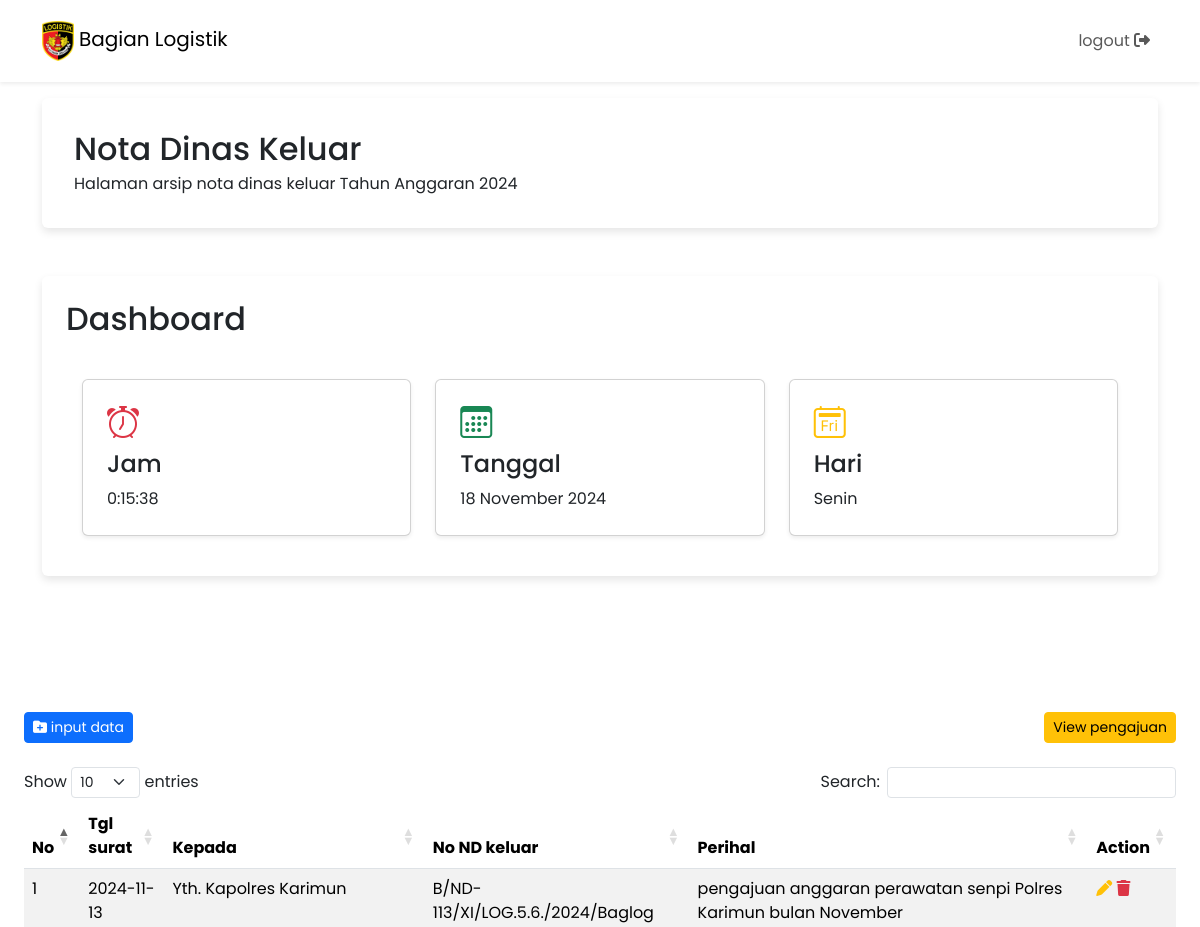
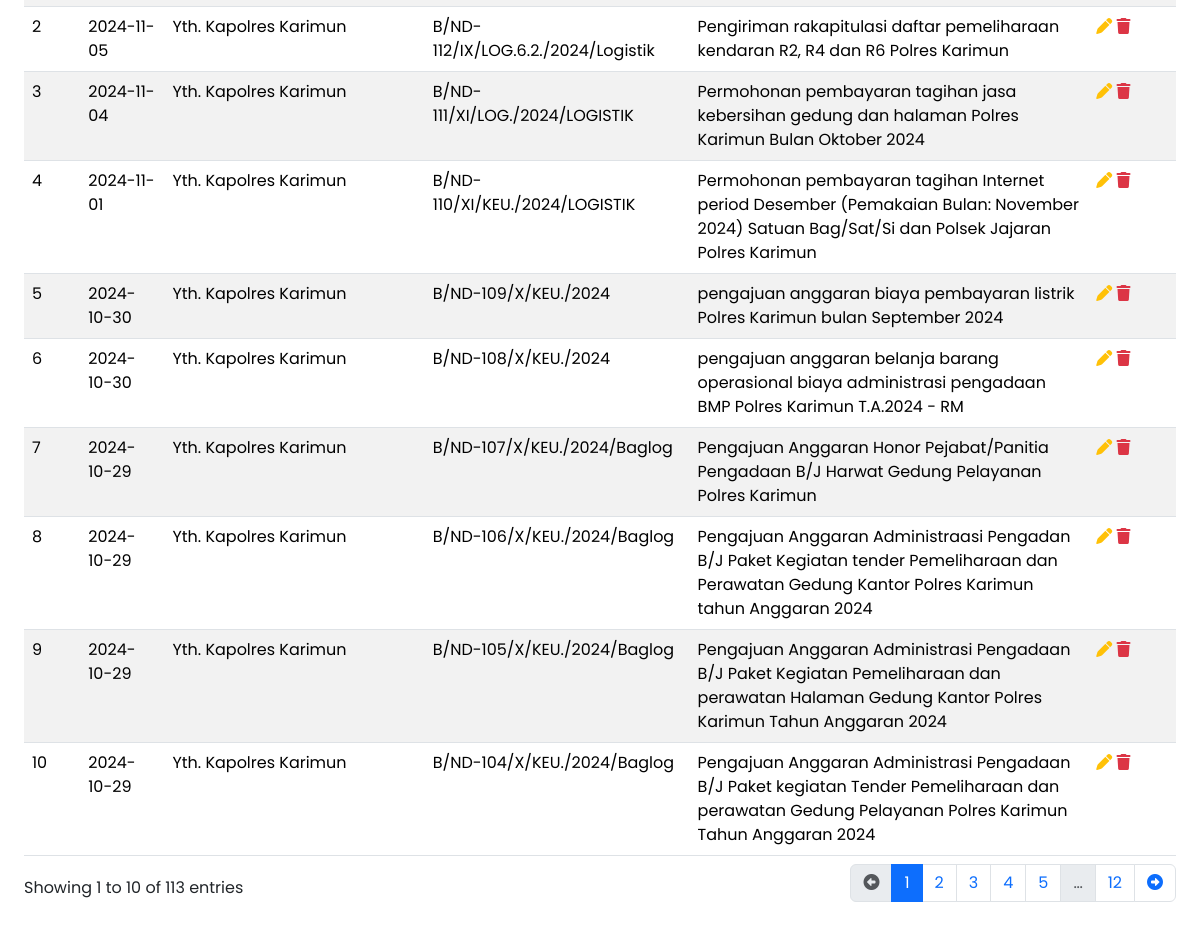
The app's page /index.php (signed in) with its own data (2 pictures, top to bottom).
### tables this page shows
CREATE TABLE `mahasiswa` (
  `id` int(11) NOT NULL,
  `kepada` varchar(100) DEFAULT NULL,
  `perihal` char(250) DEFAULT NULL,
  `no_ndkeluar` varchar(100) DEFAULT NULL,
  `tanggal` varchar(100) DEFAULT NULL
);

### functions.php (called while the page is built, shortened)
<?php
$host = 'junction.proxy.rlwy.net';
$port = 28645;
$username = 'root';
$password = 'YxKlNJHYvaJBMQpwTmFEvzVItGYywLCz';
$database = 'railway';
$conn = mysqli_connect($host, $username, $password, $database, $port);
function query($query)
{
    global $conn;
    $result = mysqli_query($conn, $query);
    $rows = [];
    while ($row = mysqli_fetch_assoc($result)) {
        $rows[] = $row;
    }
    return $rows;
}

### index.php (the view, shortened to what this page needs)
<?php
require 'functions.php';
$mahasiswa = query("SELECT * FROM mahasiswa ORDER BY id DESC");
?>
<!DOCTYPE html>
<html lang="en">
<head>
    <link href="https://cdn.jsdelivr.net/npm/bootstrap@5.3.2/dist/css/bootstrap.min.css" rel="stylesheet">
    <link rel="stylesheet" href="https://cdn.datatables.net/1.11.5/css/dataTables.bootstrap5.min.css">
    <link rel="stylesheet" href="https://cdn.datatables.net/buttons/2.2.2/css/buttons.bootstrap5.min.css">
    <link rel="stylesheet" href="style.css">
    <link rel="stylesheet" href="https://cdn.jsdelivr.net/npm/bootstrap-icons@1.11.2/font/bootstrap-icons.min.css">
</head>
<body>
    <nav class="navbar navbar-expand-lg navbar-light shadow-sm p-3 mb-3">
        <div class="container">
            <a class="navbar-brand" href="#">
                <img src="img/logo.png" alt="Logo" height="40">
                Bagian Logistik
            </a>
            <div class="collapse navbar-collapse justify-content-end" id="navbarNav">
                <ul class="navbar-nav">
                    <li class="nav-item">
                        <a class="nav-link" href="logout.php">logout <i class="fa-solid fa-right-from-bracket"></i></a>
                    </li>
                </ul>
            </div>
        </div>
    </nav>
    <div class="container">
        <div class="card jumbotron p-3">
            <div class="card-body">
                <div class="row">
                    <div class="col-md-8">
                        <h2 class="card-title">Nota Dinas Keluar</h2>
                        <p class="card-subtitle">Halaman arsip nota dinas keluar Tahun Anggaran 2024</p>
                    </div>
                    <div class="col-md-4">
                    </div>
                </div>
            </div>
        </div>
    </div>
    <section>
        <div class="container mt-5">
            <div class="card kartu p-2 mb-3 rounded">
                <div class="card-body">
                    <h2 class="card-title">Dashboard</h2>
                    <div class="row p-3">
                        <div class="col-md-4">
                            <div class="card p-2 shadow-sm bg-body mt-3">
                                <div class="card-body">
                                    <h2 class="text-danger"><i class="bi bi-alarm"></i></h2>
                                    <h4 class="card-title">Jam</h4>
                                    <p class="card-text" id="clock">00</p>
                                </div>
                            </div>
                        </div>
                        <div class="col-md-4">
                            <div class="card p-2 shadow-sm bg-body mt-3">
                                <div class="card-body">
                                    <h2 class="text-success"><i class="bi bi-calendar3"></i></h2>
                                    <h4 class="card-title">Tanggal</h4>
                                    <p class="card-text" id="date">00</p>
                                </div>
                            </div>
                        </div>
                        <div class="col-md-4">
                            <div class="card p-2 shadow-sm bg-body mt-3">
                                <div class="card-body">
                                    <h2 class="text-warning"><i class="bi bi-calendar2-day"></i></h2>
                                    <h4 class="card-title">Hari</h4>
                                    <p class="card-text" id="day">00</p>
                                </div>
                            </div>
                        </div>
                    </div>
                </div>
            </div>
        </div>
    </section>
    <br>
    <br>
    <br>
    <div class="container-fluid p-4">
        <div class="d-flex justify-content-center align-items-center py-4">
            <a href="tambah.php" class="btn btn-primary btn-sm "><i class="fa-solid fa-folder-plus"></i> input data</a>
            <a href="/view/view.php" class="btn btn-sm btn-warning ms-auto">View pengajuan</a>
        </div>
        <div class="table-responsive">
            <table id="example" class="table table-striped" style="width:100%">
                <thead>
                    <tr>
                        <th>No</th>
                        <th>Tgl surat</th>
                        <th>Kepada</th>
                        <th>No ND keluar</th>
                        <th>Perihal</th>
                        <th>Action</th>
                    </tr>
                </thead>
                <tbody>
                    <?php $i=1; ?>
                    <?php foreach($mahasiswa as $data) : ?>
                    <tr>
                        <td><?= $i; ?></td>
                        <td><?= $data['tanggal']; ?></td>
                        <td><?= $data['kepada']; ?></td>
                        <td><?= $data['no_ndkeluar']; ?></td>
                        <td><?= $data['perihal']; ?></td>
                        <td>
                            <a class="text-decoration-none text-warning" href="ubah.php?id=<?= $data["id"]; ?>"><i class="fa-solid fa-pen"></i></a>
                            <a class="text-decoration-none text-danger" href="hapus.php?id=<?= $data["id"];  ?>" onclick="return confirm('Yakin?');"><i class="fa-solid fa-trash"></i></a>
                        </td>
                    </tr>
                    <?php $i++; ?>
                    <?php endforeach; ?>
                </tbody>
            </table>
        </div>
    </div>
</body>
</html>

### style.css (style rules this page uses)
* { font-family: 'Poppins', sans-serif; }
.kartu { box-shadow: 0 4px 8px rgba(0, 0, 0, 0.1); border: none; }

### index.php (style rules this page uses)
.jumbotron { border: none; box-shadow: 0 4px 8px rgba(0, 0, 0, 0.1); }
.kartu { box-shadow: 0 4px 8px rgba(0, 0, 0, 0.1); border: none; }

### records on screen
mahasiswa: tanggal "2024-11-13", kepada "Yth. Kapolres Karimun", no_ndkeluar "B/ND-113/XI/LOG.5.6./2024/Baglog", perihal "pengajuan anggaran perawatan senpi Polres Karimun bulan November"
mahasiswa: tanggal "2024-11-05", kepada "Yth. Kapolres Karimun", no_ndkeluar "B/ND-112/IX/LOG.6.2./2024/Logistik", perihal "Pengiriman rakapitulasi daftar pemeliharaan kendaran R2, R4 dan R6 Polres Karimun"
mahasiswa: tanggal "2024-11-04", kepada "Yth. Kapolres Karimun", no_ndkeluar "B/ND-111/XI/LOG./2024/LOGISTIK", perihal "Permohonan pembayaran tagihan jasa kebersihan gedung dan halaman Polres Karimun Bulan Oktober 2024"
mahasiswa: tanggal "2024-11-01", kepada "Yth. Kapolres Karimun", no_ndkeluar "B/ND-110/XI/KEU./2024/LOGISTIK", perihal "Permohonan pembayaran tagihan Internet period Desember (Pemakaian Bulan: November 2024) Satuan Bag/Sat/Si dan Polsek Jajaran Polres Karimun"
mahasiswa: tanggal "2024-10-30", kepada "Yth. Kapolres Karimun", no_ndkeluar "B/ND-109/X/KEU./2024", perihal "pengajuan anggaran biaya pembayaran listrik Polres Karimun bulan September 2024"
mahasiswa: tanggal "2024-10-30", kepada "Yth. Kapolres Karimun", no_ndkeluar "B/ND-108/X/KEU./2024", perihal "pengajuan anggaran belanja barang operasional biaya administrasi pengadaan BMP Polres Karimun T.A.2024 - RM"
mahasiswa: tanggal "2024-10-29", kepada "Yth. Kapolres Karimun", no_ndkeluar "B/ND-107/X/KEU./2024/Baglog", perihal "Pengajuan Anggaran Honor Pejabat/Panitia Pengadaan B/J Harwat Gedung Pelayanan Polres Karimun"
mahasiswa: tanggal "2024-10-29", kepada "Yth. Kapolres Karimun", no_ndkeluar "B/ND-106/X/KEU./2024/Baglog", perihal "Pengajuan Anggaran Administraasi Pengadan B/J Paket Kegiatan tender Pemeliharaan dan Perawatan Gedung Kantor Polres Karimun tahun Anggaran 2024"
mahasiswa: tanggal "2024-10-29", kepada "Yth. Kapolres Karimun", no_ndkeluar "B/ND-105/X/KEU./2024/Baglog", perihal "Pengajuan Anggaran Administrasi Pengadaan B/J Paket Kegiatan Pemeliharaan dan perawatan Halaman Gedung Kantor Polres Karimun Tahun Anggaran 2024"
mahasiswa: tanggal "2024-10-29", kepada "Yth. Kapolres Karimun", no_ndkeluar "B/ND-104/X/KEU./2024/Baglog", perihal "Pengajuan Anggaran Administrasi Pengadaan B/J Paket kegiatan Tender Pemeliharaan dan perawatan Gedung Pelayanan Polres Karimun Tahun Anggaran 2024"
